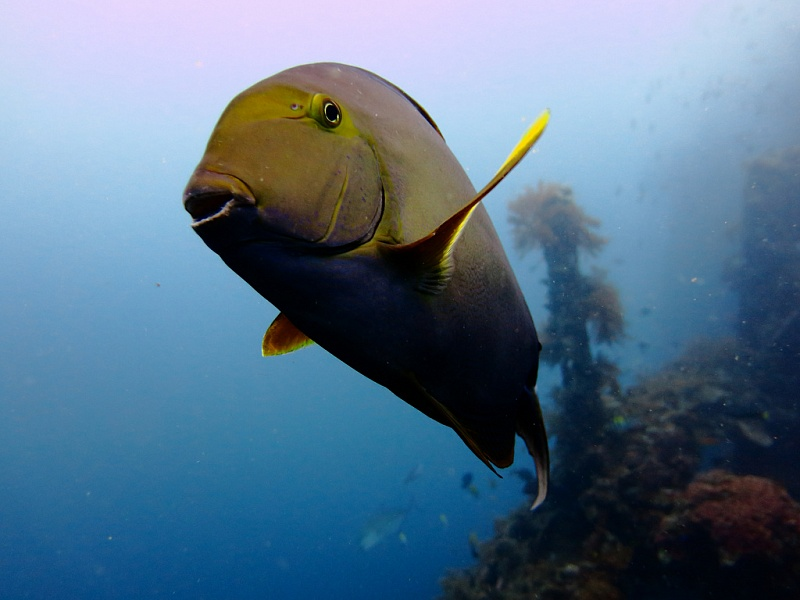
#> input picture module_4/week_2/im1.jpg, 800 x 600 px
$ jupyter execute --allow-errors hw_2.ipynb
#> lines starting #> are read from the running program, lines starting #| are printed output that depends on the picture
# Задание 1

[cell 1]
from PIL import Image
import numpy as np

[cell 2]
im = Image.open("im1.jpg")
#> im is the input picture: PIL image 800x600 RGB; mean R, G, B 87.9, 115.5, 138.7
im

[cell 3]
im = Image.open("im1.jpg")
r, g, b = im.split()
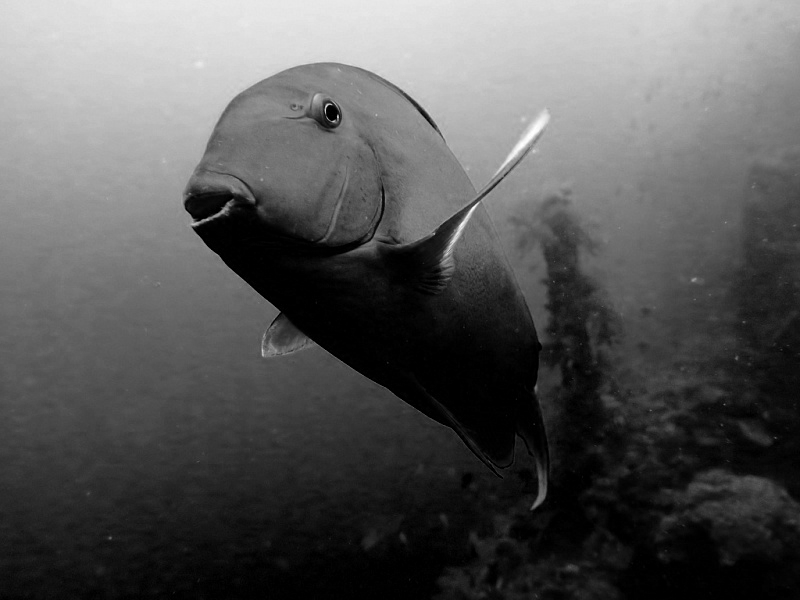
#> r: PIL image 800x600 L; min 0, max 255, mean 87.9
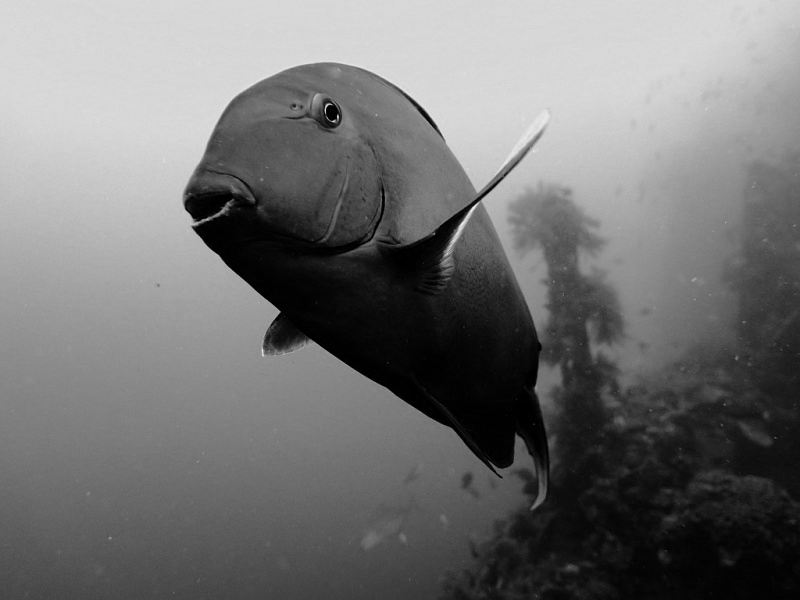
#> g: PIL image 800x600 L; min 0, max 239, mean 115.5
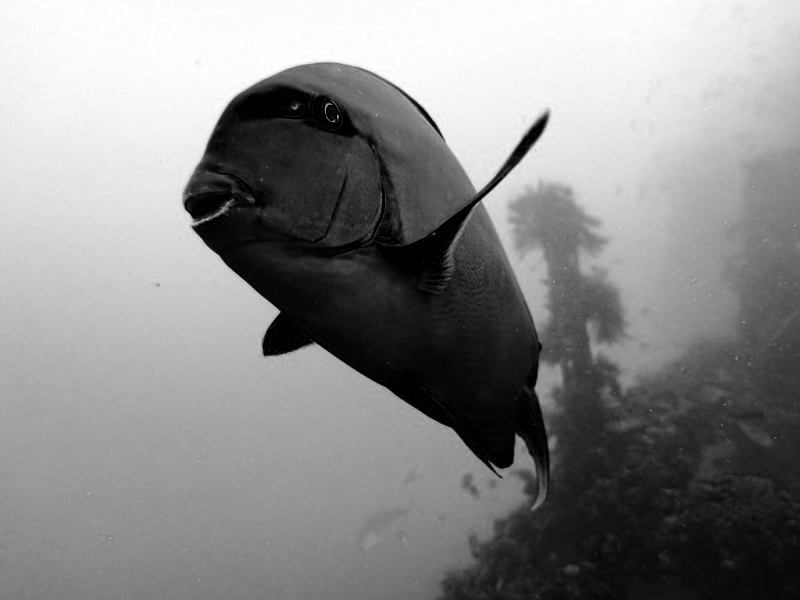
#> b: PIL image 800x600 L; min 0, max 255, mean 138.7
r_spec = np.fft.rfft2(r)
g_spec = np.fft.rfft2(g)
b_spec = np.fft.rfft2(b)

print(r_spec.shape)
#| (600, 401)

r_spec[300:, :] = 0
g_spec[300:, :] = 0
b_spec[300:, :] = 0

r_spec[:, 200:] = 0
g_spec[:, 200:] = 0
b_spec[:, 200:] = 0

r_trans = Image.fromarray(np.uint8(np.fft.irfft2(r_spec)))
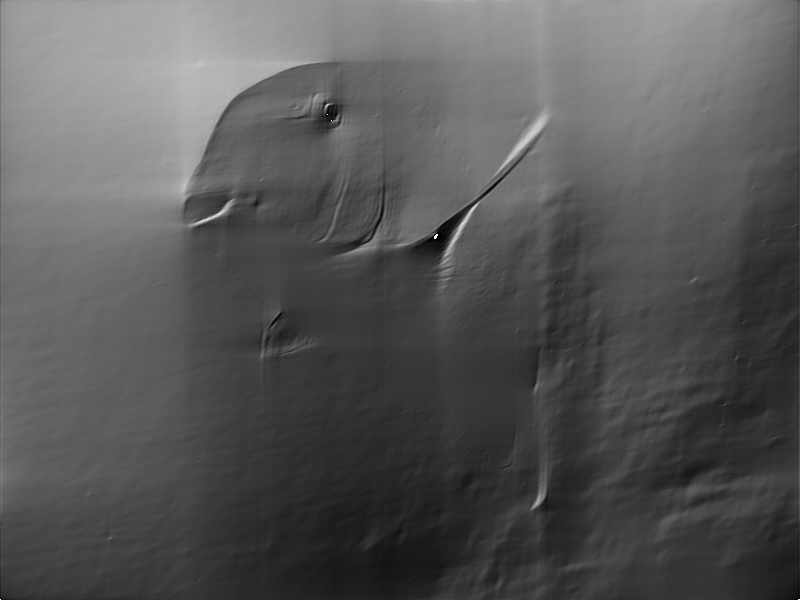
#> r_trans: PIL image 800x600 L; min 0, max 255, mean 87.4
g_trans = Image.fromarray(np.uint8(np.fft.irfft2(g_spec)))
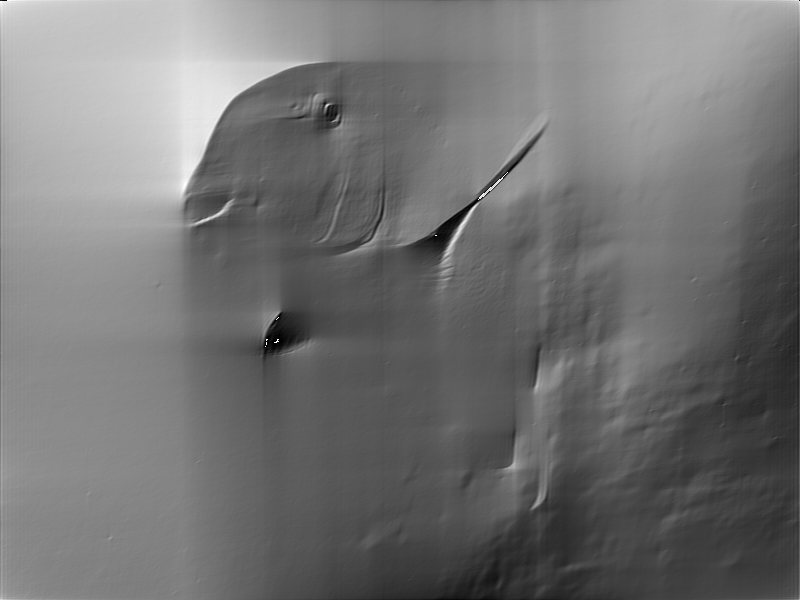
#> g_trans: PIL image 800x600 L; min 0, max 255, mean 115.1
b_trans = Image.fromarray(np.uint8(np.fft.irfft2(b_spec)))
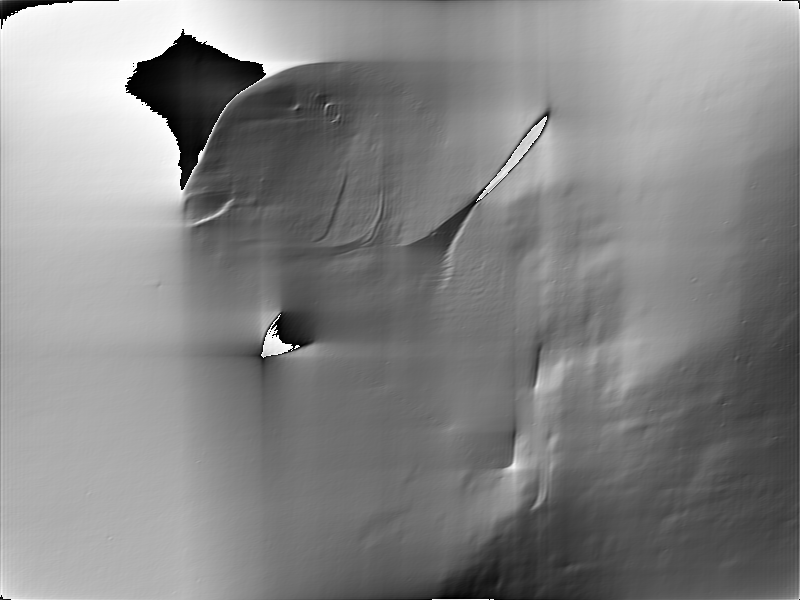
#> b_trans: PIL image 800x600 L; min 0, max 255, mean 133.8

Image.merge("RGB", (r_trans, g_trans, b_trans))
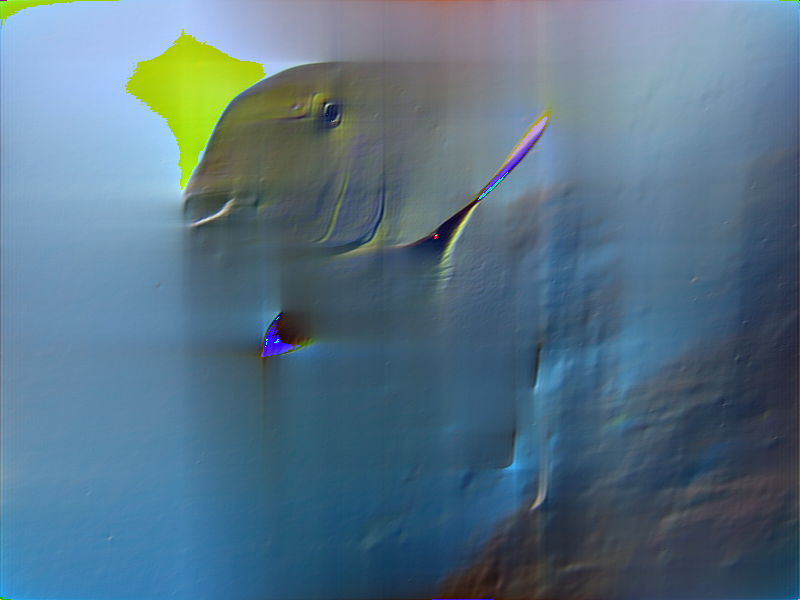
#> Out: PIL image 800x600 RGB; mean R, G, B 87.4, 115.1, 133.8
